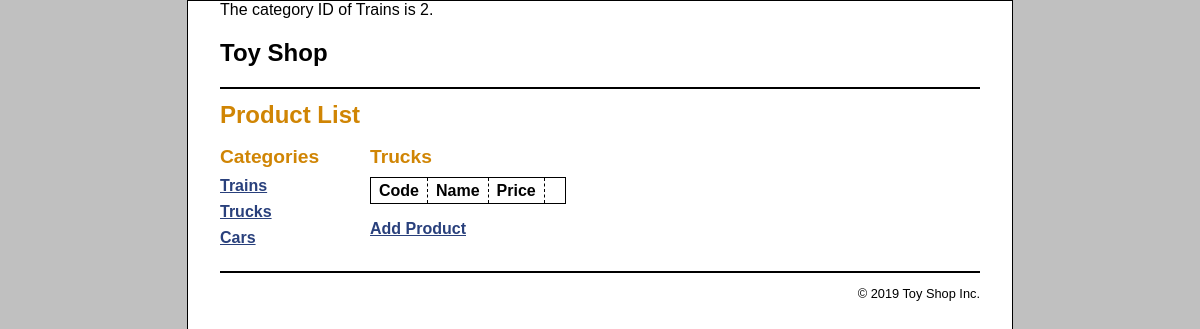
The page /product_manager/index.php?category_id=2 on the database its author committed.
### tables this page shows
CREATE TABLE categories (
  categoryID       INT(11)        NOT NULL   AUTO_INCREMENT,
  categoryName     VARCHAR(255)   NOT NULL,
  PRIMARY KEY (categoryID)
);

### model/category_db.php (called while the page is built, shortened)
<?php
function get_categories() {
    global $db;
    $query = 'SELECT * FROM categories
              ORDER BY categoryID';
    $statement = $db->prepare($query);
    $statement->execute();
    return $statement;
}
function get_category_name($category_id) {
    global $db;
    $query = 'SELECT * FROM categories
              WHERE categoryID = :category_id';
    $statement = $db->prepare($query);
    $statement->bindValue(':category_id', $category_id);
    $statement->execute();
    $category = $statement->fetch();
    $category_name = $category['categoryName'];
    return $category_name;
}
?>

### product_manager/product_list.php (the view, shortened to what this page needs)
<?php include '../view/header.php'; ?>
<main>
    <h1>Product List</h1>
    <aside>
        <h2>Categories</h2>
        <nav>
        <ul>
        <?php foreach ($categories as $category) : ?>
            <li>
            <a href="?category_id=<?php echo $category['categoryID']; ?>">
                <?php echo $category['categoryName']; ?>
            </a>
            </li>
        <?php endforeach; ?>
        </ul>
        </nav>
    </aside>
    <section>
        <h2><?php echo $category_name; ?></h2>
        <table>
            <tr>
                <th>Code</th>
                <th>Name</th>
                <th class="right">Price</th>
                <th>&nbsp;</th>
            </tr>
        </table>
        <p class="last_paragraph">
        <a href="?action=show_add_form">Add Product</a>
        </p>
</section>
</main>
<?php include '../view/footer.php'; ?>

### main.css (style rules this page uses)
html { background-color: rgb(192, 192, 192); }
body { font-family: Arial, Helvetica, sans-serif; width: 760px; margin: 0 auto; padding: 0 2em; background-color: white; border: 1px solid black; }
aside { float: left; width: 150px; }
section { float: left; width: 500px; }
h1 { font-size: 150%; margin: .5em 0; }
h2 { font-size: 120%; margin: .25em 0 .5em; }
h1, h2 { color: rgb(208, 133, 4); }
ul { list-style-type: none; margin: 0; padding-left: 0; padding-bottom: 1em; }
li { padding-bottom: 0.5em; }
a { color: rgb(41, 64, 124); font-weight: bold; }
table { border: 1px solid black; border-collapse: collapse; margin-bottom: 1em; }
td, th { border: 1px dashed black; padding: .2em .5em .2em .5em; text-align: left; }
.right { text-align: right; }
.last_paragraph { margin-bottom: 2em; }

### rows shown on the page
categories: categoryName "Trains"
categories: categoryName "Trucks"
categories: categoryName "Cars"

### other values the page prints
$category_id "2"
